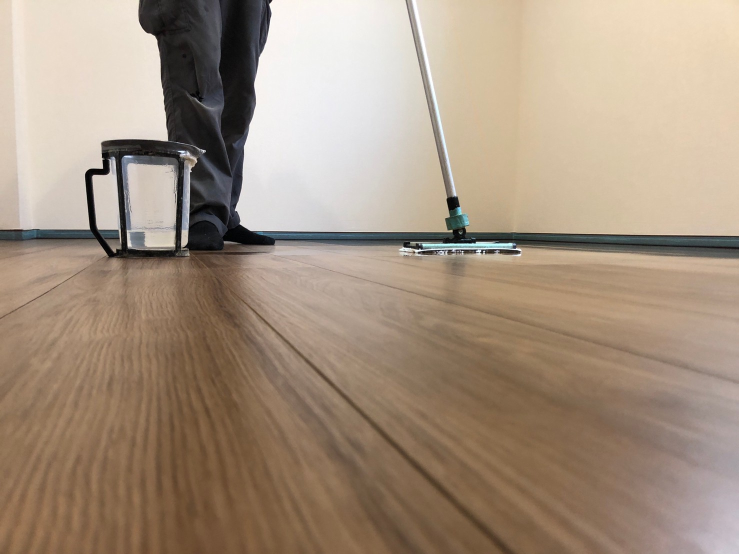
#> input picture photos/original/photo1.jpg, 1478 x 1108 px (shown at 1/2 size)
$ python enhance.py
#> lines starting #> are read from the running program, lines starting #| are printed output that depends on the picture
#!/usr/bin/env python3
"""Photo enhancement pipeline for floor-coating work photos.

All tonal work happens in linear light so that exposure and local-contrast
operations do not skew hue. Gamma conversion bookends the pipeline.
"""
import numpy as np
from PIL import Image, ImageFilter, ImageOps


def to_linear(a):
    return np.where(a <= 0.04045, a / 12.92, ((a + 0.055) / 1.055) ** 2.4)


def to_srgb(a):
    a = np.clip(a, 0.0, 1.0)
    return np.where(a <= 0.0031308, a * 12.92, 1.055 * a ** (1 / 2.4) - 0.055)


LUMA = np.array([0.2126, 0.7152, 0.0722])


def luminance(rgb):
    return rgb @ LUMA


def _box_1d(a, r, axis):
    """Moving average of width 2r+1 with edge replication, via cumsum."""
    pad = [(0, 0)] * a.ndim
    pad[axis] = (r, r)
    ap = np.pad(a, pad, mode="edge")
    cs = np.cumsum(ap, axis=axis)
    zero = np.zeros_like(np.take(cs, [0], axis=axis))
    cs = np.concatenate([zero, cs], axis=axis)
    n = a.shape[axis]
    hi = np.take(cs, range(2 * r + 1, n + 2 * r + 1), axis=axis)
    lo = np.take(cs, range(0, n), axis=axis)
    return (hi - lo) / (2 * r + 1)


def blur(a, sigma):
    """Gaussian blur approximated by three box passes (O(n) in sigma)."""
    if sigma < 0.5:
        return a
    w = np.sqrt(12.0 * sigma * sigma / 3.0 + 1.0)
    r = max(1, int(round((w - 1) / 2)))
    out = a
    for _ in range(3):
        out = _box_1d(out, r, 0)
        out = _box_1d(out, r, 1)
    return out


def white_balance(rgb, strength, gain_clip=(0.82, 1.28)):
    """Restrained gray-world balance.

    Gains are clipped so a scene genuinely dominated by one colour (the green
    laser shots) keeps its character instead of being neutralised flat.
    """
    if strength <= 0:
        return rgb
    means = rgb.reshape(-1, 3).mean(axis=0)
    gains = means.mean() / np.maximum(means, 1e-6)
    gains = np.clip(gains, *gain_clip)
    gains = 1.0 + (gains - 1.0) * strength
    return rgb * gains


def levels(rgb, black_pct, white_pct):
    """Stretch the tonal range using luminance percentiles."""
    y = luminance(rgb)
    lo = np.percentile(y, black_pct)
    hi = np.percentile(y, white_pct)
    if hi - lo < 1e-4:
        return rgb
    return (rgb - lo) / (hi - lo)


def tone(rgb, shadows, highlights):
    """Lift shadows and roll off highlights on a luminance mask."""
    y = np.clip(luminance(rgb), 0, 1)
    out = rgb
    if shadows:
        mask = ((1.0 - y) ** 2.2)[..., None]
        out = out + shadows * mask * (0.35 + 0.65 * out)
    if highlights:
        y2 = np.clip(luminance(out), 0, 1)
        mask = (y2 ** 3.0)[..., None]
        out = out - highlights * mask * out
    return out


def local_contrast(rgb, amount, sigma):
    """Clarity: unsharp mask on luminance only, so colours stay put."""
    if amount <= 0:
        return rgb
    y = np.clip(luminance(rgb), 1e-6, None)
    base = np.clip(blur(np.clip(y, 0, 1), sigma), 1e-6, None)
    detail = np.log(y) - np.log(base)
    scale = np.exp(detail * amount)
    return rgb * scale[..., None]


def sharpen(rgb, amount, sigma=1.1):
    if amount <= 0:
        return rgb
    y = np.clip(luminance(rgb), 0, 1)
    hi = y - blur(y, sigma)
    scale = 1.0 + amount * (hi / np.maximum(y, 0.02))
    scale = np.clip(scale, 0.75, 1.35)
    return rgb * scale[..., None]


def saturate(rgb, amount):
    if amount == 1.0:
        return rgb
    y = luminance(rgb)[..., None]
    return y + (rgb - y) * amount


def temperature(rgb, warm):
    """Positive warms (more red, less blue); negative cools."""
    if warm == 0:
        return rgb
    return rgb * np.array([1.0 + warm * 0.06, 1.0, 1.0 - warm * 0.06])


def enhance(path, out_path, *, wb=0.5, wb_clip=(0.82, 1.28), exposure=0.0,
            black_pct=0.4, white_pct=99.6, shadows=0.0, highlights=0.0,
            clarity=0.3, clarity_sigma=None, sharp=0.5, sat=1.10, warm=0.0,
            long_edge=None):
    img = ImageOps.exif_transpose(Image.open(path)).convert("RGB")
    if long_edge and max(img.size) > long_edge:
        s = long_edge / max(img.size)
        img = img.resize((round(img.width * s), round(img.height * s)), Image.LANCZOS)

    rgb = to_linear(np.asarray(img).astype(np.float64) / 255.0)

    rgb = white_balance(rgb, wb, wb_clip)
    rgb = temperature(rgb, warm)
    rgb = rgb * (2.0 ** exposure)
    rgb = levels(rgb, black_pct, white_pct)
    rgb = tone(rgb, shadows, highlights)
    if clarity_sigma is None:
        clarity_sigma = max(img.size) / 22.0
    rgb = local_contrast(rgb, clarity, clarity_sigma)
    rgb = sharpen(rgb, sharp)
    rgb = saturate(rgb, sat)

    out = (to_srgb(rgb) * 255.0).round().astype(np.uint8)
    Image.fromarray(out).save(out_path, quality=94, subsampling=1, optimize=True)
    return out_path


# Per-photo treatment. The two laser shots are dark and heavily green-cast, so
# they get a lifted exposure and a tighter white-balance clip that trims the
# cast off the walls without draining the green glow that is the subject.
JOBS = {
    "photo1.jpg": dict(wb=0.55, black_pct=0.5, white_pct=99.5, shadows=0.08,
                       highlights=0.04, clarity=0.38, sharp=0.55, sat=1.14,
                       warm=0.15, exposure=0.05),
    "photo2.jpg": dict(wb=0.40, wb_clip=(0.88, 1.20), exposure=0.35,
                       black_pct=0.2, white_pct=99.8, shadows=0.26,
                       highlights=0.06, clarity=0.26, sharp=0.40, sat=1.04),
    "photo3.jpg": dict(wb=0.40, wb_clip=(0.88, 1.20), exposure=0.22,
                       black_pct=0.2, white_pct=99.8, shadows=0.20,
                       highlights=0.05, clarity=0.28, sharp=0.42, sat=1.04),
    "photo4.jpg": dict(wb=0.60, black_pct=0.6, white_pct=99.4, shadows=0.05,
                       highlights=0.07, clarity=0.42, sharp=0.58, sat=1.16,
                       warm=0.10),
}

if __name__ == "__main__":
    import os
    os.makedirs("edited", exist_ok=True)
    for name, params in JOBS.items():
        out = enhance(f"original/{name}", f"edited/{name.replace('.jpg', '_edited.jpg')}",
                      **params)
#> in enhance, img is the input picture: PIL image 1478x1108 RGB; mean R, G, B 165.1, 146.6, 128.1
#> in to_linear, `return np.where(a <= 0.04045, a / 12.92, ((a + 0.055) / 1.055) ** 2.4)`:
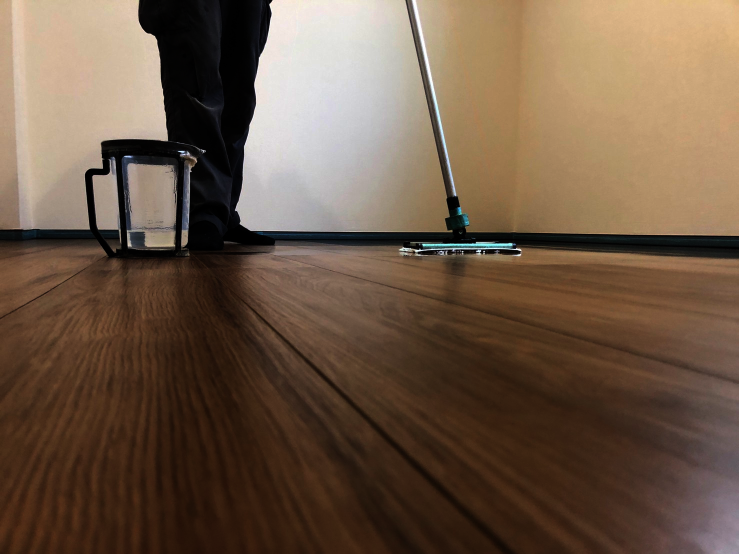
#> returned value: shape (1108, 1478, 3) float64 (shown at 1/2 size); mean of channels 0, 1, 2 0.434, 0.35, 0.277; drawn as R, G, B
#> in white_balance, `means = rgb.reshape(-1, 3).mean(axis=0)`: means = [0.434, 0.35, 0.277]
#> in white_balance, `gains = means.mean() / np.maximum(means, 1e-6)`: gains = [0.814, 1.01, 1.28]
#> in white_balance, `gains = np.clip(gains, *gain_clip)`: gains = [0.82, 1.01, 1.28]
#> in white_balance, `gains = 1.0 + (gains - 1.0) * strength`: gains = [0.901, 1.01, 1.15]
#> in levels, `lo = np.percentile(y, black_pct)`: lo = 0.00415
#> in levels, `hi = np.percentile(y, white_pct)`: hi = 0.941
#> the loop in blur, `for _ in range(3):` made 3 passes
#> pass 1, in _box_1d, `ap = np.pad(a, pad, mode="edge")`:
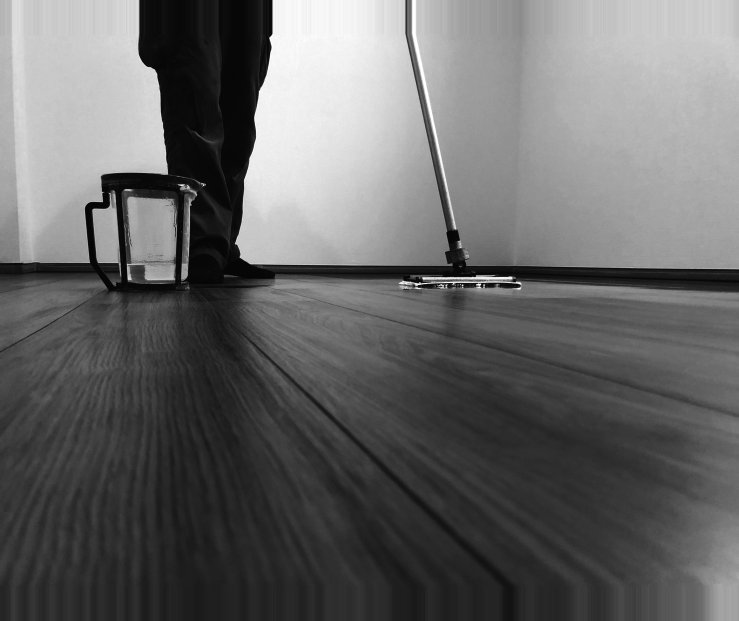
#> ap: shape (1242, 1478) float64 (shown at 1/2 size); min 0.0233, max 1, mean 0.405
#> after the loop in blur, `for _ in range(3):`:
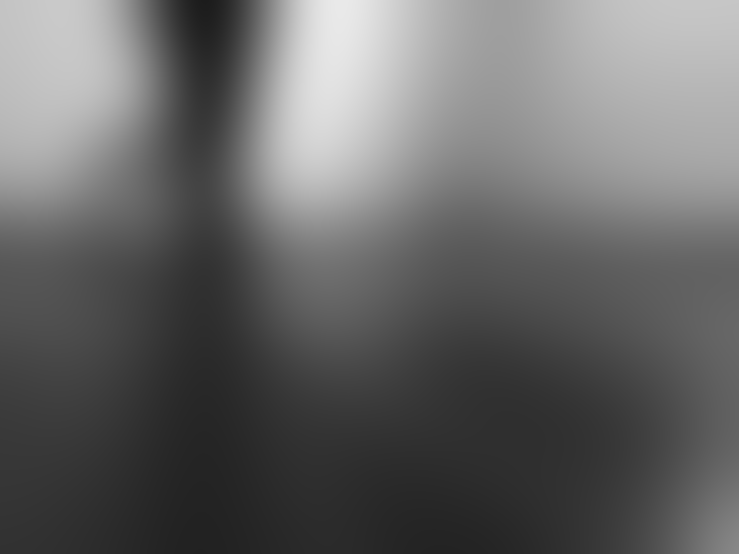
#> out: shape (1108, 1478) float64 (shown at 1/2 size); min 0.112, max 0.917, mean 0.402
#> in local_contrast, `detail = np.log(y) - np.log(base)`:
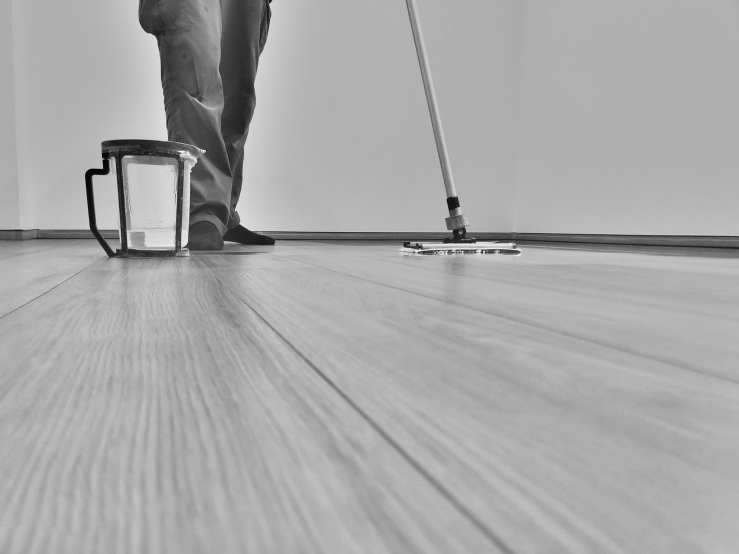
#> detail: shape (1108, 1478) float64 (shown at 1/2 size); min -3.19, max 1.45, mean -0.122; drawn with min black and max white
#> the loop in blur (call 2), `for _ in range(3):` made 3 passes
#> pass 1, in _box_1d (call 7), `cs = np.cumsum(ap, axis=axis)`:
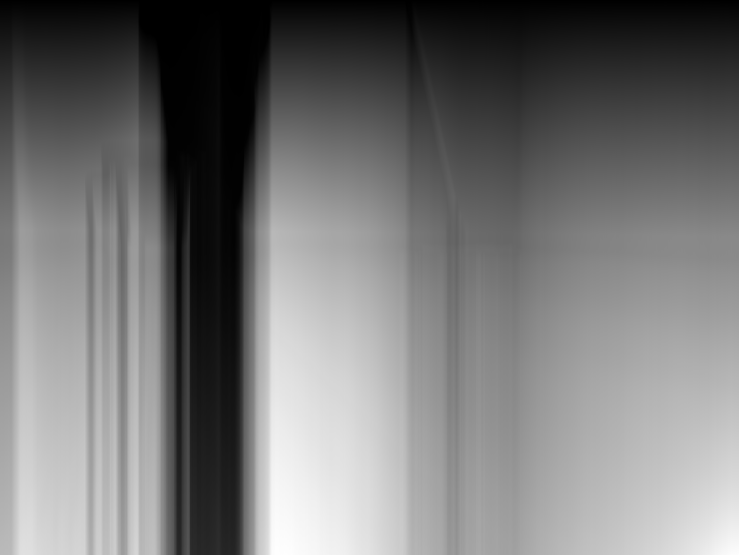
#> cs: shape (1110, 1478) float64 (shown at 1/2 size); min 0.0107, max 620.8, mean 287.2; drawn with min black and max white
#> in sharpen, `scale = np.clip(scale, 0.75, 1.35)`:
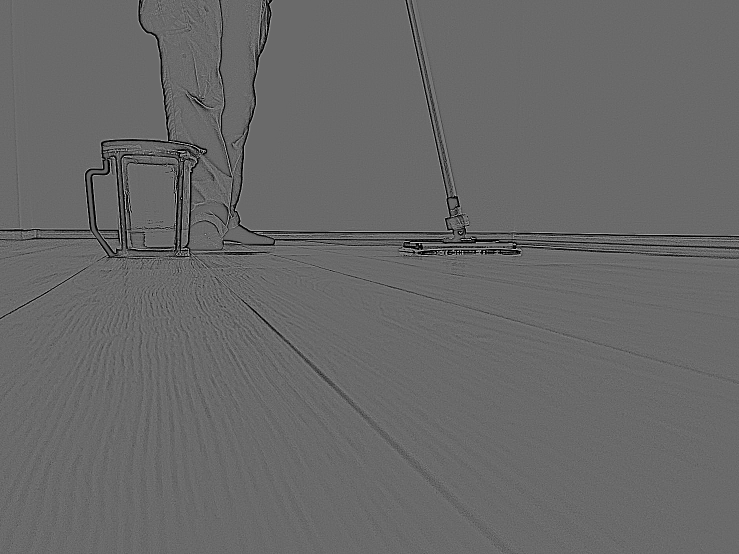
#> scale: shape (1108, 1478) float64 (shown at 1/2 size); min 0.75, max 1.35, mean 0.996; drawn with min black and max white
#> in to_srgb, `return np.where(a <= 0.0031308, a * 12.92, 1.055 * a ** (1 / 2.4) - 0...`:
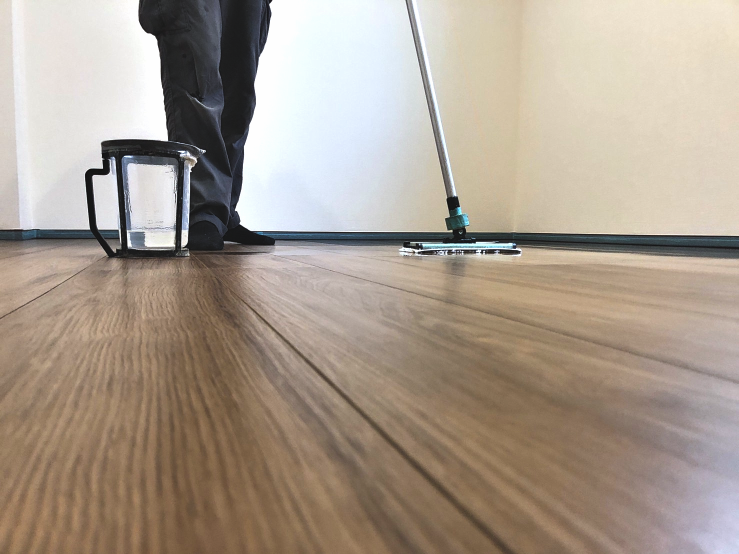
#> returned value: shape (1108, 1478, 3) float64 (shown at 1/2 size); mean of channels 0, 1, 2 0.666, 0.615, 0.562; drawn as R, G, B
        print("wrote", out, os.path.getsize(out))
#> pass 2 of the loop `for name, params in JOBS.items():`:
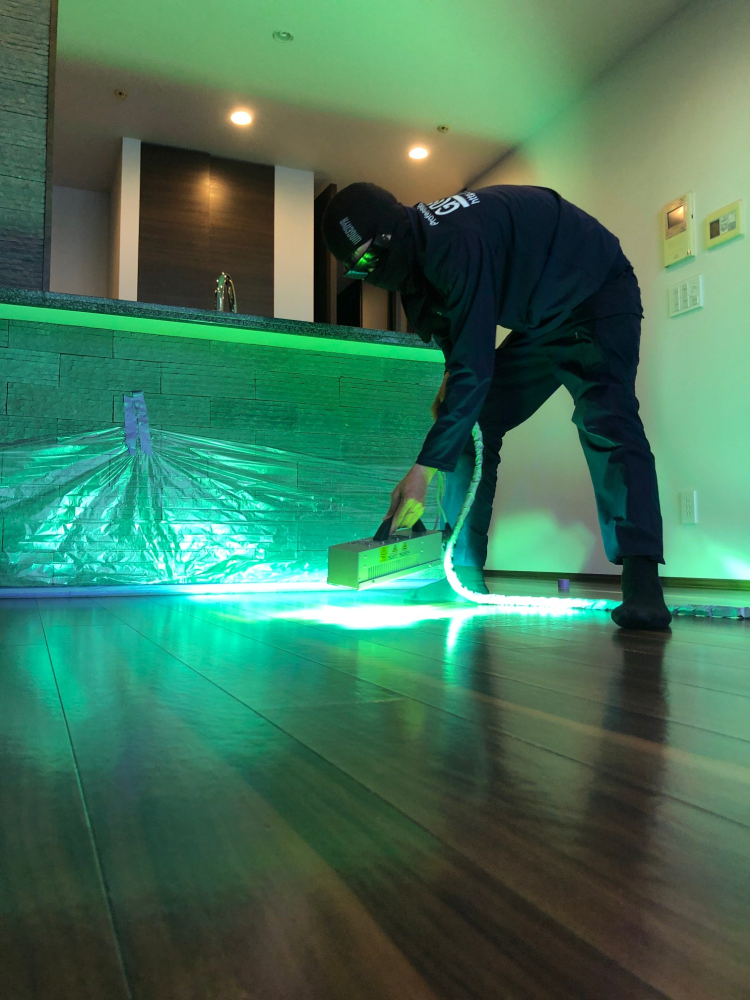
#> input picture photos/original/photo2.jpg, 1500 x 2000 px (shown at 1/2 size)
#> in enhance, img is the input picture: PIL image 1500x2000 RGB; mean R, G, B 66, 114.4, 88.3
#> in to_linear (call 2), `return np.where(a <= 0.04045, a / 12.92, ((a + 0.055) / 1.055) ** 2.4)`:
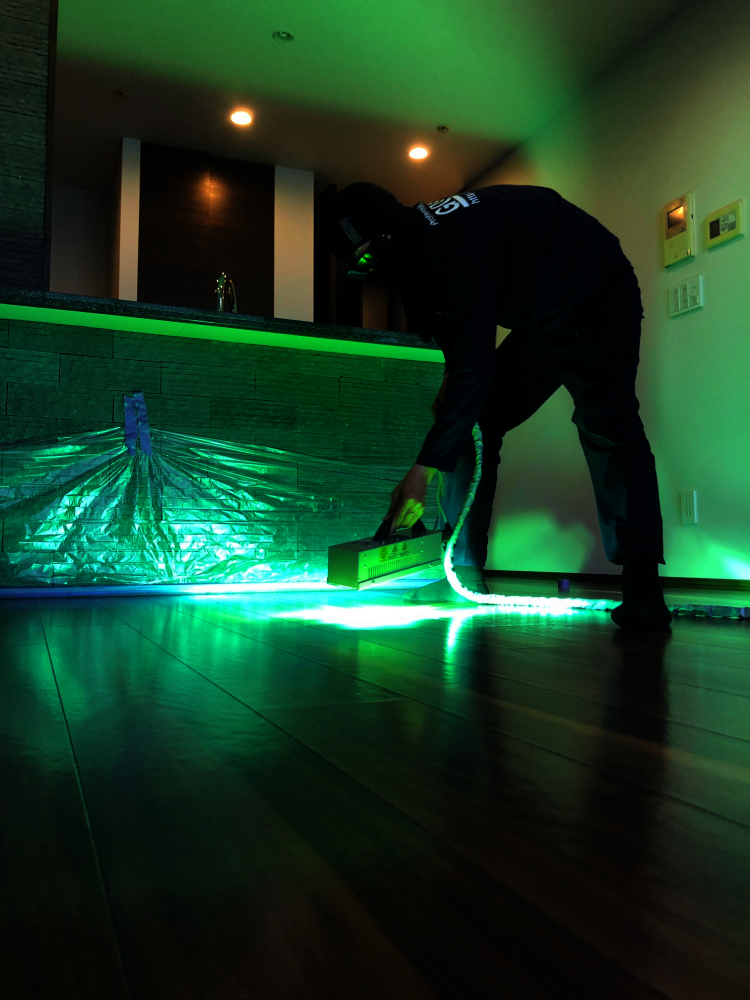
#> returned value: shape (2000, 1500, 3) float64 (shown at 1/2 size); mean of channels 0, 1, 2 0.0907, 0.24, 0.143; drawn as R, G, B
#> rgb: shape (2000, 1500, 3) float64
#> in luminance (call 7), `return rgb @ LUMA`:
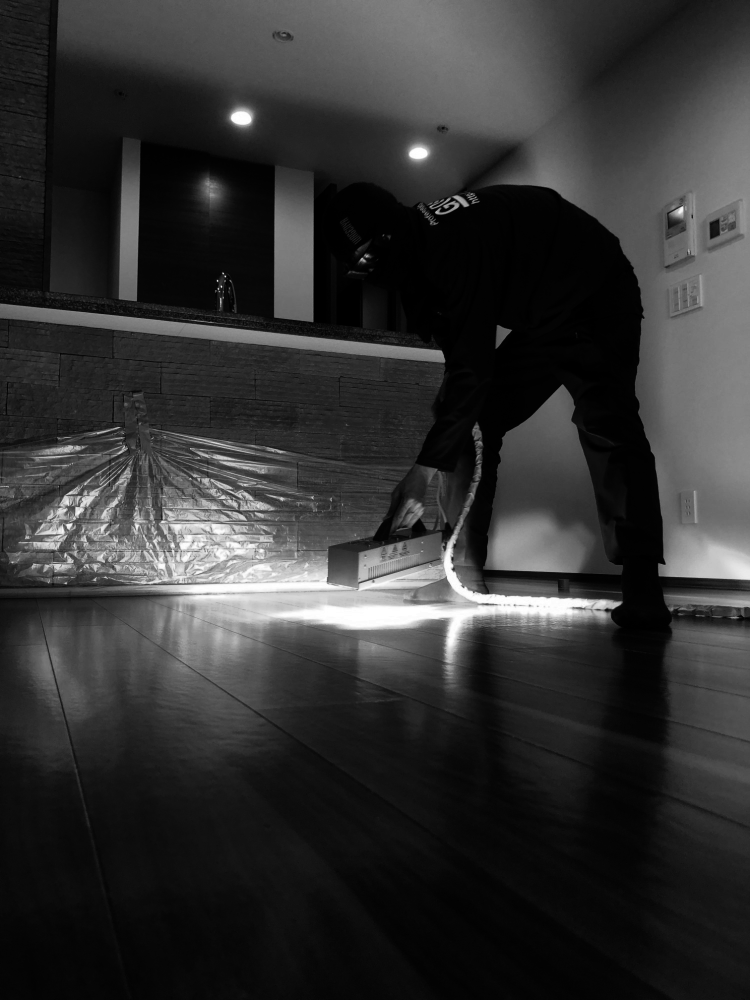
#> returned value: shape (2000, 1500) float64 (shown at 1/2 size); min 0, max 1.26, mean 0.249; drawn with min black and max white
